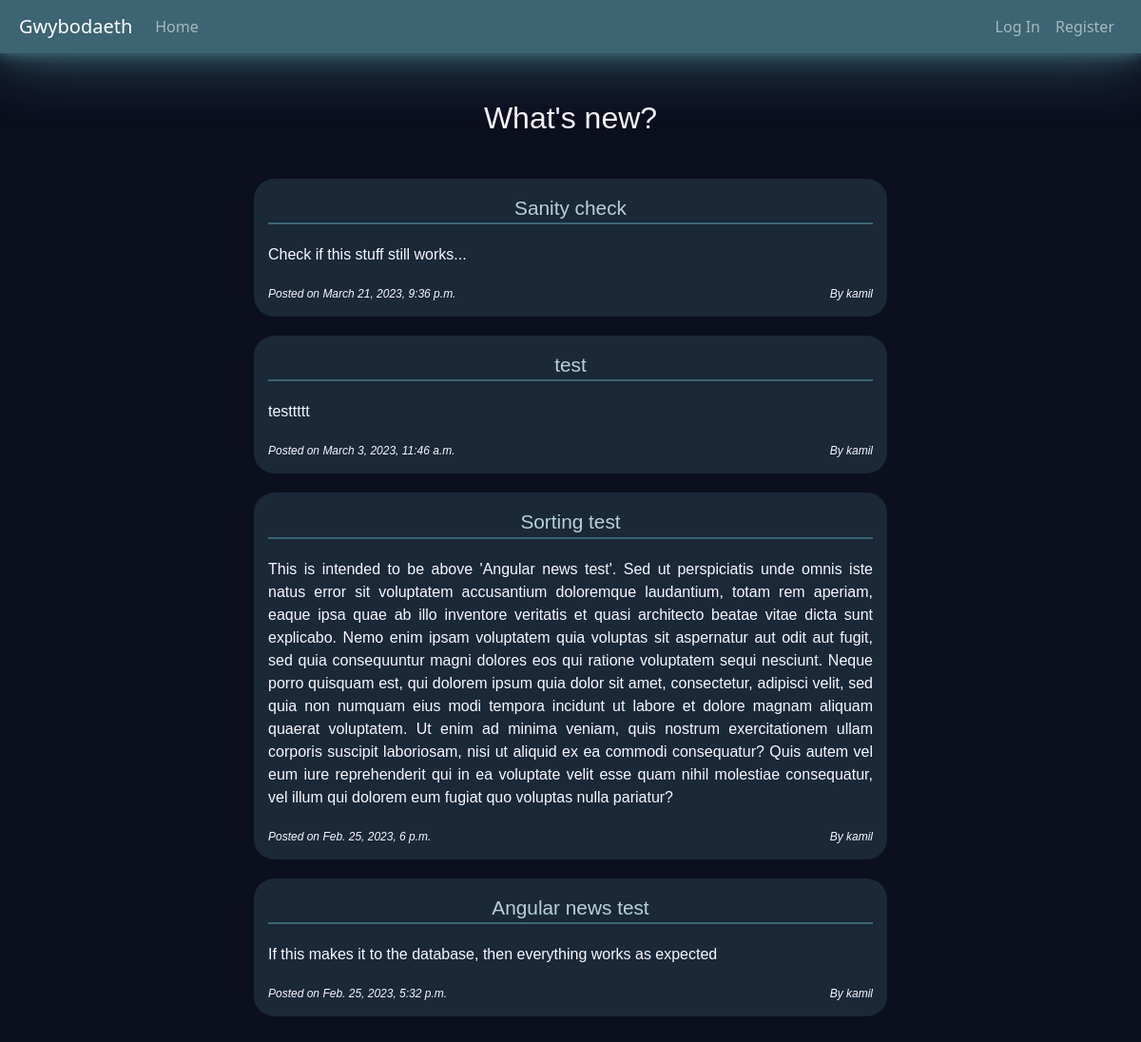
Before: / with the older database file.
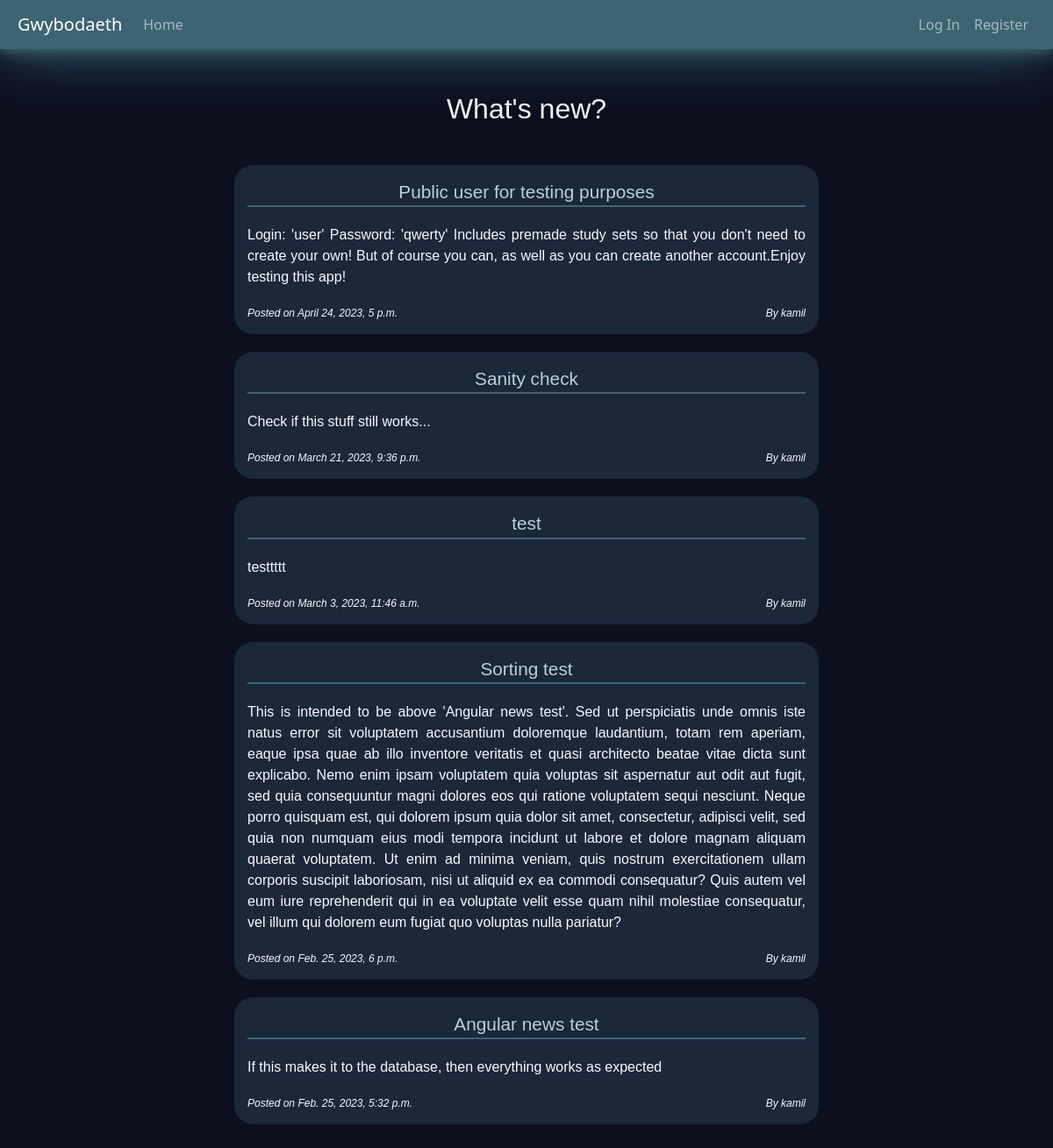
After: the same page with the newer database file.
### Gwybodaeth/models.py (models this page shows)
class News(models.Model):
    author      = models.ForeignKey(User, on_delete=models.CASCADE, related_name="news")
    title       = models.CharField (max_length=127)
    body        = models.CharField (max_length=2047)
    timestamp   = models.DateTimeField(auto_now_add=True)
    class Meta:
        verbose_name_plural = "news"

class User(AbstractUser):
    def __str__(self):
        return f"{self.username}"

### Gwybodaeth/views.py (the view)
def index(request):
    require_method(request, ['GET', 'POST'])
    if request.method == 'POST':
        require_staff(request)
        data = json.loads(request.body)
        News(
            author = request.user,
            title  = data['title'],
            body   = data['body']
        ).save()
        return HttpResponseRedirect(reverse('index'))
    else:
        news = News.objects.all().order_by('-timestamp').values()
        for news_item in news:
            news_item['author'] = User.objects.get(pk=news_item['author_id'])
        return render(request, "gwybodaeth/Simple/index.html", {
            'news': news
        })

### Gwybodaeth/util.py (called while the page is built)
def require_method(request, method, status=400):
    if (type(method) is list) and (not request.method in method):
        return JsonResponse({"error": f"Request method must be one of the following:\
                            {', '.join(method)}."},
                            status=status)
    if not request.method == method:
        return JsonResponse({"error": f"{method} request required"},
                            status=status)

### Gwybodaeth/templates/gwybodaeth/Simple/index.html (shortened to what this page needs)
{% extends "gwybodaeth/Layout/layout.html" %}
{% block body %}
  <div  id="index-app-container"
        data-ng-app       ="index"
        data-ng-controller="indexController">
    <header id='news-header'>
          What's new?
    </header>
    <div id="news-container">
      {% for news_item in news %}
        <div class="news-item
                    bg-moon-glass">
          <div class="news-item-title
                      text-lleuad-lawn">
            {{ news_item.title }}
          </div>
          <div class="news-item-body">
            {{ news_item.body }}
          </div>
          <div class="news-item-time">
            Posted on {{ news_item.timestamp }}
          </div>
          <div class="news-item-author">
            By {{ news_item.author }}
          </div>
        </div>
      {% empty %}
        <h1 id   ="no-news"
            class="text-lleuad-lawn">
          This site is too new to have news
        </h1>
      {% endfor %}
    </div>
  </div>
{% endblock %}

Changed rows visible on the page:
added News: title "Public user for testing purposes", body "Login: 'user' Password: 'qwerty' Includes premade study sets so that you don't need to create your own! But of course you can, as well as you can create another account.Enjoy testing this app!", timestamp "April 24, 2023, 5 p.m.", author "kamil"
